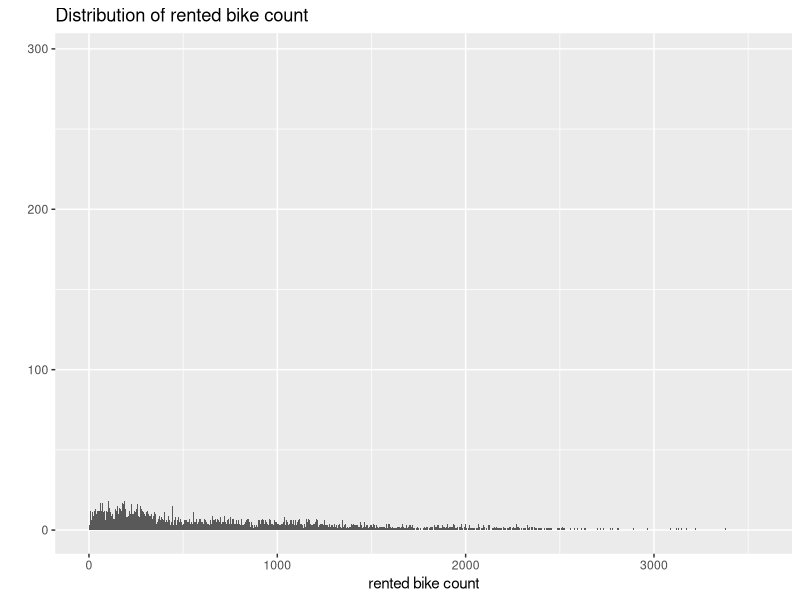
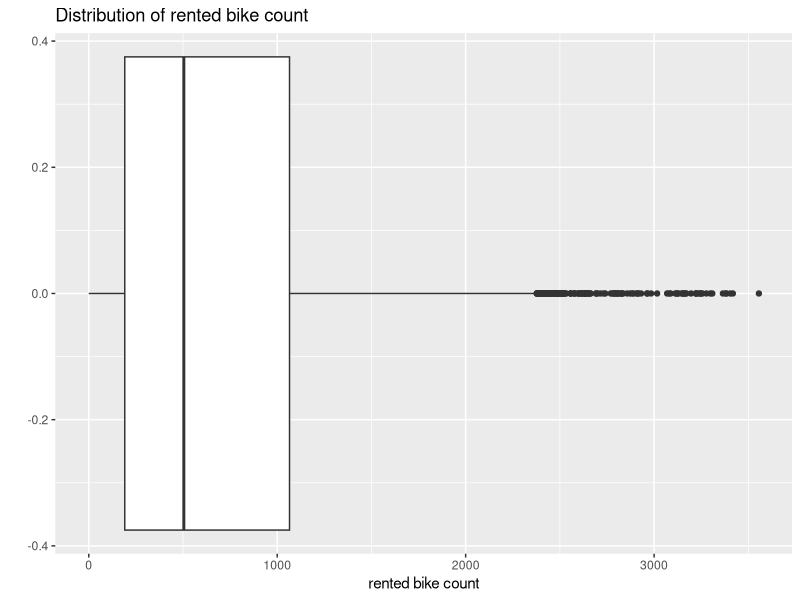

The R source for these figures, in order: (Note: this script raises an error after producing the figures.)
## ---- chunk 1
library(tidyverse)
library(knitr)
library(dplyr)
library(ggplot2)
## ---- chunk 2
library(readr)
bike_demand <- read_csv("../data/SeoulBikeData.csv", locale = locale(encoding="latin1"))
# rename
names(bike_demand) <- c("date", "rented_bike_count", "hour", "temperature_c", "humidity",
               "wind_speed_m_s", "visibility_10m", "dew_point_temp_c", 
               "solar_radiation_mj_m2", "rainfall_mm", "snowfall_cm", 
               "season", "holiday", "functioning_day")
head(bike_demand)
## ---- chunk 3
print(summary(bike_demand))
# str(bike_demand)

# # check nans
sum(is.na(bike_demand))
## ---- chunk 4
# hist(bike_demand$rented_bike_count)
plot_bike_cnt1 <- bike_demand %>% 
  ggplot(aes(x = rented_bike_count)) +
  geom_bar(width = 2) +
  ggtitle("Distribution of rented bike count") + 
  xlab("rented bike count") +
  ylab("")

plot_bike_cnt2 <- bike_demand %>% 
  ggplot(aes(x = rented_bike_count)) +
  geom_boxplot() +
  ggtitle("Distribution of rented bike count") + 
  xlab("rented bike count") +
  ylab("")

grid.arrange(plot_bike_cnt1, plot_bike_cnt2, nrow = 1, ncol = 2)
## ---- chunk 5
p1 <- bike_demand %>%
  group_by(hour) %>%
  summarise(total_rented = sum(rented_bike_count, na.rm = TRUE)) %>%
  ggplot(aes(x = hour, y = total_rented)) +
  geom_line() +
  labs(
    title = "Total Rented Bikes by Hour",
    x = "Hour of the Day",
    y = "Total Rented Bikes"
  )
p1
## ---- chunk 6
# bike_demand %>% 
#   mutate()
## ---- chunk 7
p2 <- bike_demand %>%
  group_by(season) %>%
  summarise(avg_rented = mean(rented_bike_count, na.rm = TRUE)) %>%
  ggplot(aes(x = season, y = avg_rented)) +
  geom_bar(stat = "identity") +
  labs(
    title = "Average Rented Bikes by Season",
    x = "Season",
    y = "Average Rented Bikes"
  )
p2
## ---- chunk 8
p3 <- bike_demand %>%
  group_by(season, holiday) %>%
  summarise(avg_rented = mean(rented_bike_count, na.rm = TRUE)) %>%
  ggplot(aes(x = season, y = avg_rented, fill=holiday)) +
  geom_bar(stat = "identity", position = "dodge") +
  labs(
    title = "Average Rented Bikes by Season",
    x = "Season",
    y = "Average Rented Bikes"
  )
p3
## ---- chunk 9
p4 <- bike_demand %>% 
  ggplot(aes(x = temperature_c, y = rented_bike_count), color = factor(season)) +
  geom_point(alpha = 0.5) +
  labs(
    title = "Relationship Between Temperature and Bike Rentals",
    x = "Temperature (°C)",
    y = "Rented Bike Count"
  ) +
  geom_smooth(method = "loess", se = FALSE, color = "blue") +
  theme_minimal()

p5 <- bike_demand %>% 
  ggplot(aes(x = humidity, y = rented_bike_count)) +
  geom_point(alpha = 0.5) +
  labs(
    title = "Relationship Between Humidity and Bike Rentals",
    x = "Humidity",
    y = "Rented Bike Count"
  ) +
  geom_smooth(method = "loess", se = FALSE, color = "blue") +
  theme_minimal()
grid.arrange(p4, p5, nrow = 1, ncol = 2)
